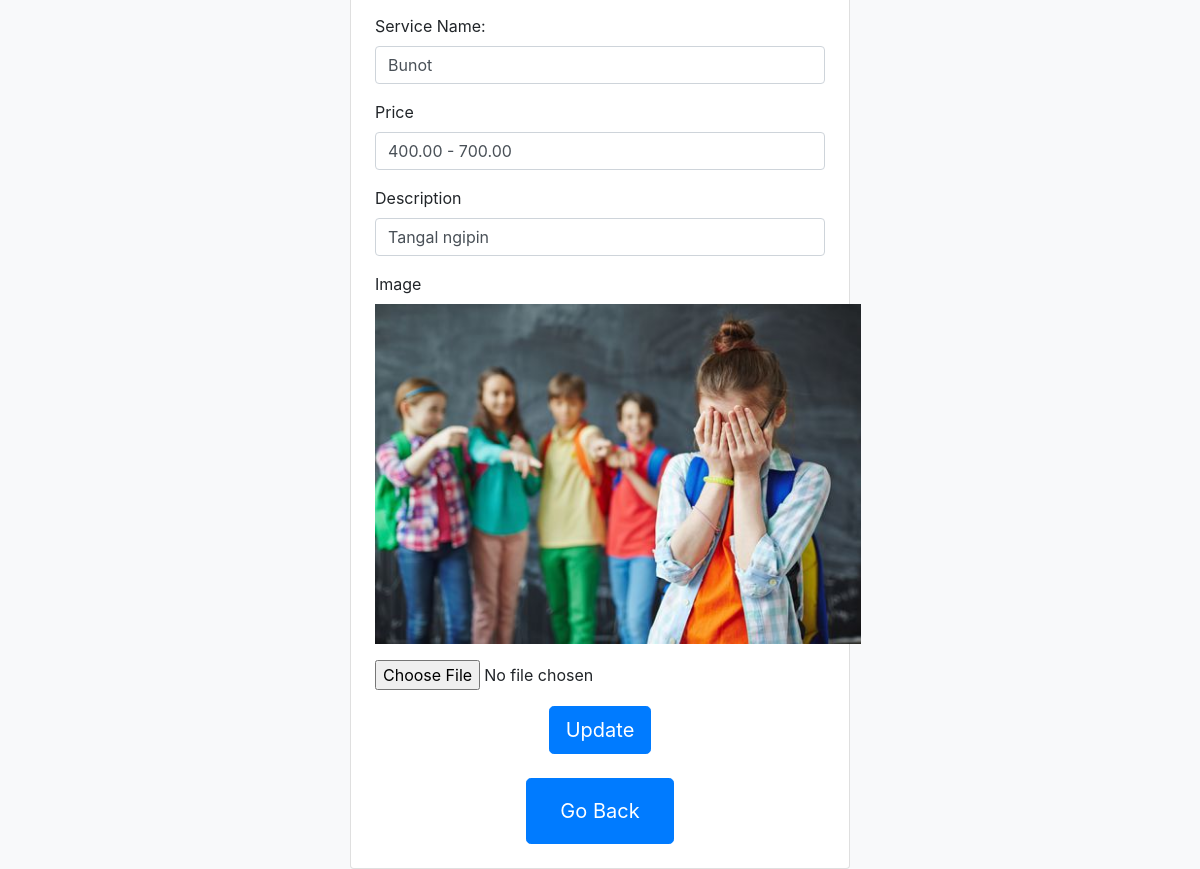
Page /Thesis1/Admin/ServiceEdit.php?serviceName=Bunot on the earlier database version.
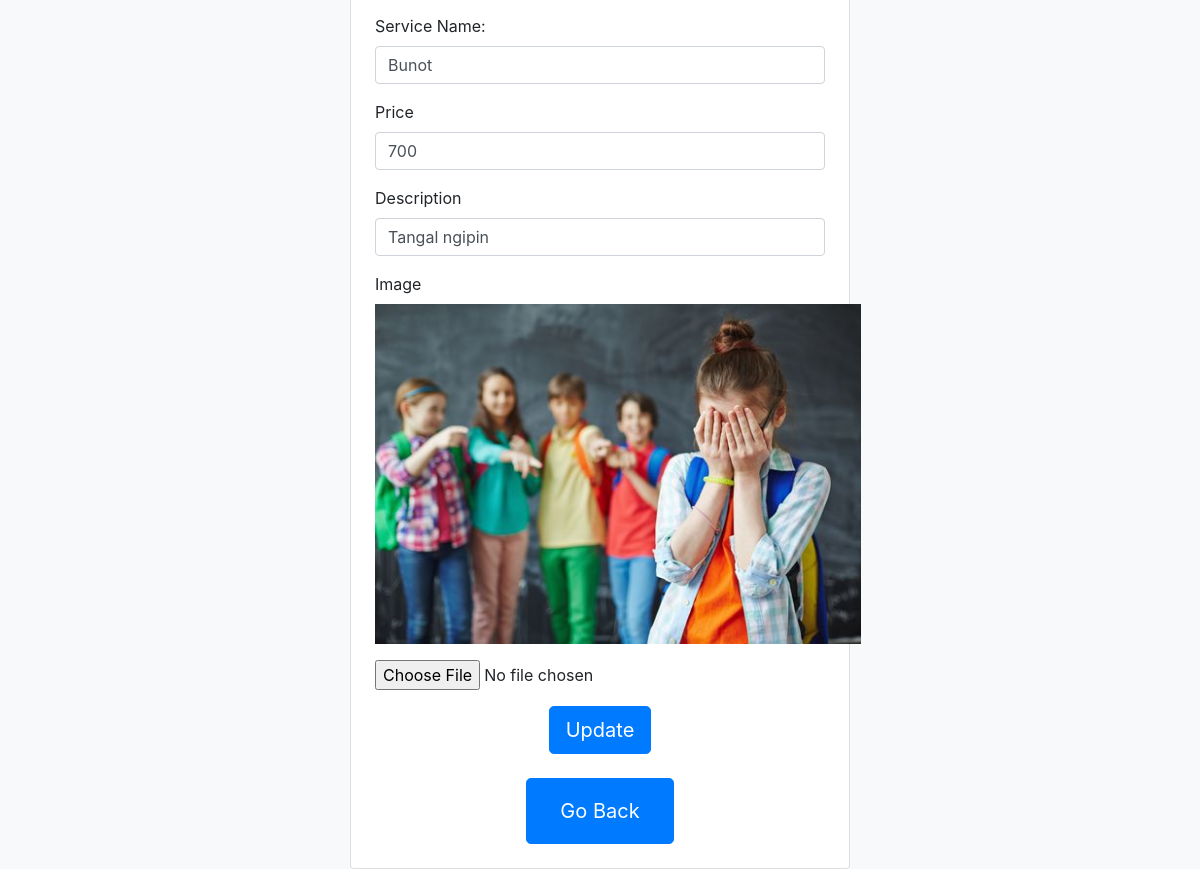
Same page on the later database version.
### tables this page shows
CREATE TABLE `servicetbl` (
  `serviceName` varchar(255) NOT NULL,
  `price` int(11) NOT NULL,
  `filename` varchar(255) NOT NULL,
  `description` varchar(255) NOT NULL,
  `status` varchar(255) NOT NULL DEFAULT 'Un-Archive',
  `duration` int(11) NOT NULL
);

### Thesis1/Admin/ServiceEdit.php (the view, shortened to what this page needs)
<?php
$con = connection();
?>
<!DOCTYPE html>
<html lang="en">
<head>
    <link rel="stylesheet" href="https://stackpath.bootstrapcdn.com/bootstrap/4.5.2/css/bootstrap.min.css">
</head>
<body class="bg-light d-flex align-items-center justify-content-center" style="height: 100vh;">
<div class="card p-4">
    <form method="post" enctype="multipart/form-data">
    <?php
		if(isset($_GET['serviceName']))
		{
			$serviceName = $_GET['serviceName'];
			$sqlget= "SELECT * from servicetbl WHERE serviceName = '$serviceName'";
			$exe = $con -> query($sqlget);
			$row = $exe -> fetch_assoc();
			$total = $exe -> num_rows;
			if($total > 0)
			{
				if($row)
				{
				$service = $_SESSION['SERVICENAME'];
				$price = $row['price'];
				$desc = $row['description'];
				$img = $row['filename'];
			?>
        <div class="form-group">
            <label for="field1">Service Name:</label>
            <input type="text" class="form-control" id="service-name" name="service-name" value="<?php echo $service?>" required>
        </div>
        <div class="form-group">
            <label for="field2">Price</label>
            <input type="text" class="form-control" id="service-price" name="service-price" value="<?php echo $price; ?>" required>
        </div>
        <div class="form-group">
            <label for="field3">Description</label>
            <input type="text" class="form-control" id="service-description" name="service-description"  value="<?php echo $desc; ?>" required>
        </div>
           <div class="form-group">
            <label for="field3" >Image</label><br>
            <?php
            	echo " <img src=".$img." style='max-width: 800px; max-height: 340px;''>"
            ?>
        </div>
		 <div class="form-group mb-3">
		    <input required type="file" name="image" id="image">
		</div>
<button type="submit" name="btn-update" class="btn btn-primary btn-lg d-block mx-auto">Update</button>
<br>
    </form>
    <button class="btn btn-primary btn-lg  mx-auto" ><a href="Servicemaintenance.php" class="btn btn-primary btn-lg  mx-auto" >Go Back</a></button>
    				<?php } ?>
    			<?php } ?>
    	<?php } ?>
</div>
</body>
</html>

Differences in the rows shown:
changed servicetbl "Tangal ngipin": service-price "400.00 - 700.00" → "700"
